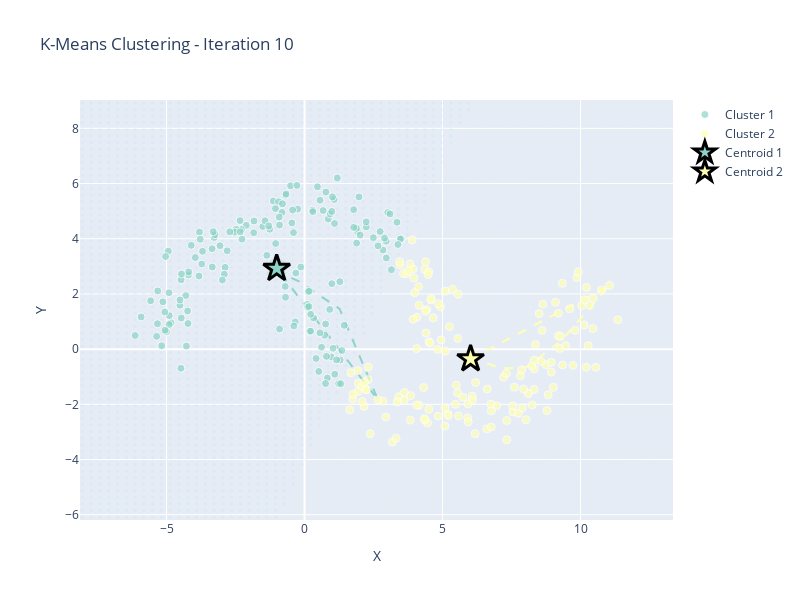
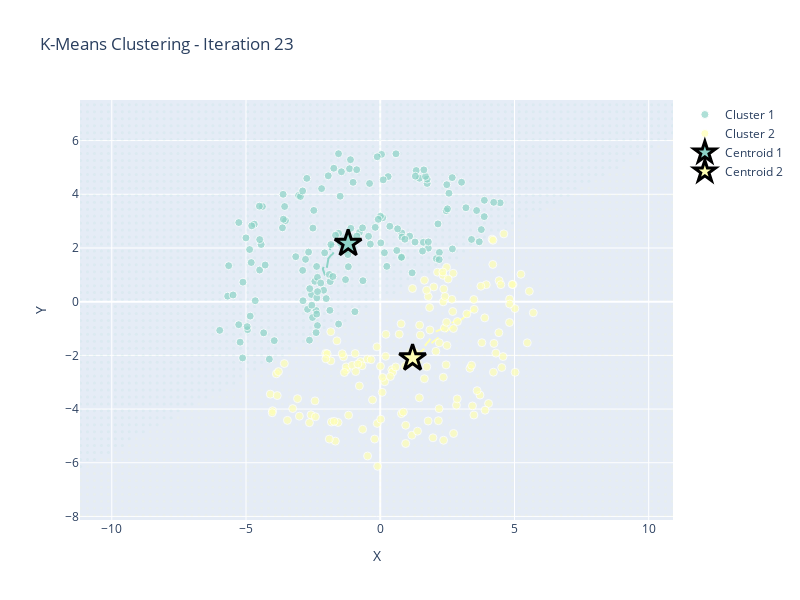

Notebook source saved alongside these figures, in order:
### Markdown cell above
### Example 4: Different Dataset Types

Test K-Means on different data distributions:

### Code cell
# Test on moon-shaped clusters
X_moons, _ = generate_data(data_type='moons', n_samples=300, random_state=42)
kmeans_moons = KMeans(n_clusters=2, random_state=42)
kmeans_moons.fit(X_moons)

fig_moons = create_main_visualization(X_moons, kmeans_moons, show_voronoi=True)
fig_moons.show()

# Test on circular clusters
X_circles, _ = generate_data(data_type='circles', n_samples=300, random_state=42)
kmeans_circles = KMeans(n_clusters=2, random_state=42)
kmeans_circles.fit(X_circles)

fig_circles = create_main_visualization(X_circles, kmeans_circles, show_voronoi=True)
fig_circles.show()

### Figure 1 — Plotly figure (JSON) as saved in the notebook; plotly's stock layout.template omitted (floating-point values rounded to 4 significant figures; data arrays with more than 128 entries replaced by an {"elided": "..."} marker saying what was removed)
{"data": [{"hoverinfo": "skip", "marker": {"color": "rgb(141,211,199)", "opacity": 0.1, "size": 3}, "mode": "markers", "showlegend": false, "type": "scatter", "x": {"elided": "4987 float values"}, "y": {"elided": "4987 float values"}}, {"hoverinfo": "skip", "marker": {"color": "rgb(255,255,179)", "opacity": 0.1, "size": 3}, "mode": "markers", "showlegend": false, "type": "scatter", "x": {"elided": "5013 float values"}, "y": {"elided": "5013 float values"}}, {"hoverinfo": "skip", "line": {"color": "rgb(141,211,199)", "dash": "dash", "width": 2}, "mode": "lines", "name": "Centroid 1 Trail", "showlegend": false, "type": "scatter", "x": [-1.008, -0.9786, -0.9177, -0.8539, -0.6096, -0.4219, -0.1078, 0.4581, 1.272, 2.662, -1.008], "y": [2.921, 2.923, 2.93, 2.881, 2.675, 2.554, 2.413, 2.001, 1.459, -1.838, 2.921]}, {"hoverinfo": "skip", "line": {"color": "rgb(255,255,179)", "dash": "dash", "width": 2}, "mode": "lines", "name": "Centroid 2 Trail", "showlegend": false, "type": "scatter", "x": [6.016, 6.034, 6.066, 6.142, 6.467, 6.715, 7.081, 8.036, 9.309, 11.05, 6.016], "y": [-0.3571, -0.3807, -0.4336, -0.4503, -0.4907, -0.5482, -0.6991, -0.6622, 0.3053, 2.31, -0.3571]}, {"hovertemplate": "<b>%{text}</b><br>X: %{x:.2f}<br>Y: %{y:.2f}<extra></extra>", "marker": {"color": "rgb(141,211,199)", "line": {"color": "white", "width": 1}, "opacity": 0.7, "size": 8}, "mode": "markers", "name": "Cluster 1", "text": {"elided": "150 str values"}, "type": "scatter", "x": {"elided": "150 float values"}, "y": {"elided": "150 float values"}}, {"hovertemplate": "<b>%{text}</b><br>X: %{x:.2f}<br>Y: %{y:.2f}<extra></extra>", "marker": {"color": "rgb(255,255,179)", "line": {"color": "white", "width": 1}, "opacity": 0.7, "size": 8}, "mode": "markers", "name": "Cluster 2", "text": {"elided": "150 str values"}, "type": "scatter", "x": {"elided": "150 float values"}, "y": {"elided": "150 float values"}}, {"hoverinfo": "skip", "marker": {"color": "rgb(141,211,199)", "line": {"color": "rgb(141,211,199)", "width": 2}, "opacity": 0.3, "size": 15, "symbol": "x"}, "mode": "markers", "name": "Old Centroid 1", "showlegend": false, "type": "scatter", "x": [-1.008], "y": [2.921]}, {"hoverinfo": "skip", "marker": {"color": "rgb(255,255,179)", "line": {"color": "rgb(255,255,179)", "width": 2}, "opacity": 0.3, "size": 15, "symbol": "x"}, "mode": "markers", "name": "Old Centroid 2", "showlegend": false, "type": "scatter", "x": [6.016], "y": [-0.3571]}, {"hovertemplate": "<b>%{text}</b><br>X: %{x:.2f}<br>Y: %{y:.2f}<extra></extra>", "marker": {"color": "rgb(141,211,199)", "line": {"color": "black", "width": 3}, "opacity": 1, "size": 20, "symbol": "star"}, "mode": "markers", "name": "Centroid 1", "text": "Centroid 1<br>Cluster Size: 150", "type": "scatter", "x": [-1.008], "y": [2.921]}, {"hovertemplate": "<b>%{text}</b><br>X: %{x:.2f}<br>Y: %{y:.2f}<extra></extra>", "marker": {"color": "rgb(255,255,179)", "line": {"color": "black", "width": 3}, "opacity": 1, "size": 20, "symbol": "star"}, "mode": "markers", "name": "Centroid 2", "text": "Centroid 2<br>Cluster Size: 150", "type": "scatter", "x": [6.016], "y": [-0.3571]}], "layout": {"height": 600, "hovermode": "closest", "legend": {"x": 1.02, "y": 1}, "showlegend": true, "title": {"text": "K-Means Clustering - Iteration 10"}, "width": 800, "xaxis": {"range": [-8.136, 13.35], "title": {"text": "X"}}, "yaxis": {"range": [-5.364, 8.2], "scaleanchor": "x", "scaleratio": 1, "title": {"text": "Y"}}}}

### Figure 2 — Plotly figure (JSON) as saved in the notebook; plotly's stock layout.template omitted (floating-point values rounded to 4 significant figures; data arrays with more than 128 entries replaced by an {"elided": "..."} marker saying what was removed)
{"data": [{"hoverinfo": "skip", "marker": {"color": "rgb(141,211,199)", "opacity": 0.1, "size": 3}, "mode": "markers", "showlegend": false, "type": "scatter", "x": {"elided": "4899 float values"}, "y": {"elided": "4899 float values"}}, {"hoverinfo": "skip", "marker": {"color": "rgb(255,255,179)", "opacity": 0.1, "size": 3}, "mode": "markers", "showlegend": false, "type": "scatter", "x": {"elided": "5101 float values"}, "y": {"elided": "5101 float values"}}, {"hoverinfo": "skip", "line": {"color": "rgb(141,211,199)", "dash": "dash", "width": 2}, "mode": "lines", "name": "Centroid 1 Trail", "showlegend": false, "type": "scatter", "x": [-1.196, -1.229, -1.279, -1.381, -1.446, -1.542, -1.582, -1.636, -1.692, -1.783, -1.832, -1.902, -1.973, -2.007, -2.042, -2.095, -2.13, -2.134, -2.136, -2.124, -2.104, -2.045, -1.837, -1.196], "y": [2.166, 2.166, 2.113, 2.082, 2.055, 2.043, 2.031, 1.983, 1.882, 1.762, 1.731, 1.617, 1.551, 1.531, 1.45, 1.363, 1.304, 1.264, 1.226, 1.176, 1.107, 0.9563, 2.128, 2.166]}, {"hoverinfo": "skip", "line": {"color": "rgb(255,255,179)", "dash": "dash", "width": 2}, "mode": "lines", "name": "Centroid 2 Trail", "showlegend": false, "type": "scatter", "x": [1.204, 1.221, 1.288, 1.352, 1.397, 1.431, 1.449, 1.498, 1.591, 1.698, 1.722, 1.811, 1.853, 1.861, 1.918, 1.968, 2.001, 2.031, 2.06, 2.105, 2.169, 2.315, 3.499, 1.204], "y": [-2.103, -2.074, -2.049, -1.964, -1.912, -1.824, -1.789, -1.745, -1.699, -1.608, -1.558, -1.471, -1.389, -1.352, -1.294, -1.213, -1.158, -1.136, -1.115, -1.096, -1.072, -1.01, -0.2856, -2.103]}, {"hovertemplate": "<b>%{text}</b><br>X: %{x:.2f}<br>Y: %{y:.2f}<extra></extra>", "marker": {"color": "rgb(141,211,199)", "line": {"color": "white", "width": 1}, "opacity": 0.7, "size": 8}, "mode": "markers", "name": "Cluster 1", "text": {"elided": "150 str values"}, "type": "scatter", "x": {"elided": "150 float values"}, "y": {"elided": "150 float values"}}, {"hovertemplate": "<b>%{text}</b><br>X: %{x:.2f}<br>Y: %{y:.2f}<extra></extra>", "marker": {"color": "rgb(255,255,179)", "line": {"color": "white", "width": 1}, "opacity": 0.7, "size": 8}, "mode": "markers", "name": "Cluster 2", "text": {"elided": "150 str values"}, "type": "scatter", "x": {"elided": "150 float values"}, "y": {"elided": "150 float values"}}, {"hoverinfo": "skip", "marker": {"color": "rgb(141,211,199)", "line": {"color": "rgb(141,211,199)", "width": 2}, "opacity": 0.3, "size": 15, "symbol": "x"}, "mode": "markers", "name": "Old Centroid 1", "showlegend": false, "type": "scatter", "x": [-1.196], "y": [2.166]}, {"hoverinfo": "skip", "marker": {"color": "rgb(255,255,179)", "line": {"color": "rgb(255,255,179)", "width": 2}, "opacity": 0.3, "size": 15, "symbol": "x"}, "mode": "markers", "name": "Old Centroid 2", "showlegend": false, "type": "scatter", "x": [1.204], "y": [-2.103]}, {"hovertemplate": "<b>%{text}</b><br>X: %{x:.2f}<br>Y: %{y:.2f}<extra></extra>", "marker": {"color": "rgb(141,211,199)", "line": {"color": "black", "width": 3}, "opacity": 1, "size": 20, "symbol": "star"}, "mode": "markers", "name": "Centroid 1", "text": "Centroid 1<br>Cluster Size: 150", "type": "scatter", "x": [-1.196], "y": [2.166]}, {"hovertemplate": "<b>%{text}</b><br>X: %{x:.2f}<br>Y: %{y:.2f}<extra></extra>", "marker": {"color": "rgb(255,255,179)", "line": {"color": "black", "width": 3}, "opacity": 1, "size": 20, "symbol": "star"}, "mode": "markers", "name": "Centroid 2", "text": "Centroid 2<br>Cluster Size: 150", "type": "scatter", "x": [1.204], "y": [-2.103]}], "layout": {"height": 600, "hovermode": "closest", "legend": {"x": 1.02, "y": 1}, "showlegend": true, "title": {"text": "K-Means Clustering - Iteration 23"}, "width": 800, "xaxis": {"range": [-7.98, 7.701], "title": {"text": "X"}}, "yaxis": {"range": [-8.133, 7.512], "scaleanchor": "x", "scaleratio": 1, "title": {"text": "Y"}}}}
